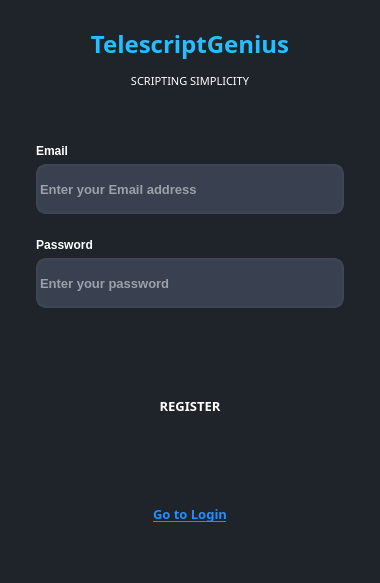
<?xml version="1.0" encoding="UTF-8"?>
<ui version="4.0">
 <class>RegScreen</class>
 <widget class="QMainWindow" name="RegScreen">
  <property name="geometry">
   <rect>
    <x>0</x>
    <y>0</y>
    <width>380</width>
    <height>583</height>
   </rect>
  </property>
  <property name="windowTitle">
   <string>MainWindow</string>
  </property>
  <property name="styleSheet">
   <string notr="true">*{
    border:none;
    background-color:transparent;
    background:transparent;
    padding:0;
    margin:0;
    color:#fff;
}
#centralwidget{
    background-color:#1f232a;
}</string>
  </property>
  <widget class="QWidget" name="centralwidget">
   <layout class="QVBoxLayout" name="verticalLayout_3">
    <item>
     <widget class="QWidget" name="widget" native="true">
      <layout class="QVBoxLayout" name="verticalLayout">
       <item>
        <widget class="QFrame" name="frame_3">
         <property name="frameShape">
          <enum>QFrame::StyledPanel</enum>
         </property>
         <property name="frameShadow">
          <enum>QFrame::Raised</enum>
         </property>
         <layout class="QVBoxLayout" name="verticalLayout_4">
          <item alignment="Qt::AlignTop">
           <widget class="QLabel" name="label_4">
            <property name="sizePolicy">
             <sizepolicy hsizetype="Preferred" vsizetype="Minimum">
              <horstretch>0</horstretch>
              <verstretch>0</verstretch>
             </sizepolicy>
            </property>
            <property name="minimumSize">
             <size>
              <width>0</width>
              <height>50</height>
             </size>
            </property>
            <property name="font">
             <font>
              <family>Segoe Print</family>
              <pointsize>12</pointsize>
              <weight>75</weight>
              <bold>true</bold>
             </font>
            </property>
            <property name="styleSheet">
             <string notr="true"/>
            </property>
            <property name="text">
             <string>&lt;!DOCTYPE HTML PUBLIC &quot;-//W3C//DTD HTML 4.0//EN&quot; &quot;http://www.w3.org/TR/REC-html40/strict.dtd&quot;&gt;
&lt;html&gt;&lt;head&gt;&lt;meta name=&quot;qrichtext&quot; content=&quot;1&quot; /&gt;&lt;style type=&quot;text/css&quot;&gt;
p, li { white-space: pre-wrap; }
&lt;/style&gt;&lt;/head&gt;&lt;body style=&quot; font-family:'MS Shell Dlg 2'; font-size:8pt; font-weight:400; font-style:normal;&quot;&gt;
&lt;p align=&quot;center&quot; style=&quot; margin-top:12px; margin-bottom:12px; margin-left:0px; margin-right:0px; -qt-block-indent:0; text-indent:0px;&quot;&gt;&lt;span style=&quot; font-size:18pt; font-weight:600; color:#25bfff;&quot;&gt;TelescriptGenius&lt;/span&gt;&lt;/p&gt;
&lt;p align=&quot;center&quot; style=&quot; margin-top:12px; margin-bottom:12px; margin-left:0px; margin-right:0px; -qt-block-indent:0; text-indent:0px;&quot;&gt;SCRIPTING SIMPLICITY&lt;/p&gt;&lt;/body&gt;&lt;/html&gt;</string>
            </property>
           </widget>
          </item>
         </layout>
        </widget>
       </item>
       <item>
        <widget class="QFrame" name="frame">
         <property name="frameShape">
          <enum>QFrame::StyledPanel</enum>
         </property>
         <property name="frameShadow">
          <enum>QFrame::Raised</enum>
         </property>
         <layout class="QVBoxLayout" name="verticalLayout_2">
          <item>
           <widget class="QFrame" name="frame_4">
            <property name="frameShape">
             <enum>QFrame::StyledPanel</enum>
            </property>
            <property name="frameShadow">
             <enum>QFrame::Raised</enum>
            </property>
            <layout class="QVBoxLayout" name="verticalLayout_5">
             <item>
              <widget class="QLabel" name="label">
               <property name="sizePolicy">
                <sizepolicy hsizetype="Fixed" vsizetype="Fixed">
                 <horstretch>0</horstretch>
                 <verstretch>0</verstretch>
                </sizepolicy>
               </property>
               <property name="minimumSize">
                <size>
                 <width>10</width>
                 <height>10</height>
                </size>
               </property>
               <property name="font">
                <font>
                 <weight>75</weight>
                 <bold>true</bold>
                </font>
               </property>
               <property name="styleSheet">
                <string notr="true"/>
               </property>
               <property name="text">
                <string>Email</string>
               </property>
               <property name="alignment">
                <set>Qt::AlignCenter</set>
               </property>
              </widget>
             </item>
             <item>
              <widget class="QLineEdit" name="emailInput">
               <property name="sizePolicy">
                <sizepolicy hsizetype="Minimum" vsizetype="Minimum">
                 <horstretch>0</horstretch>
                 <verstretch>0</verstretch>
                </sizepolicy>
               </property>
               <property name="minimumSize">
                <size>
                 <width>0</width>
                 <height>50</height>
                </size>
               </property>
               <property name="font">
                <font>
                 <pointsize>10</pointsize>
                 <weight>75</weight>
                 <bold>true</bold>
                </font>
               </property>
               <property name="styleSheet">
                <string notr="true">background-color: rgb(57, 65, 80);
border: 2px solid rgb(61, 70, 86);
border-radius:10px;</string>
               </property>
               <property name="placeholderText">
                <string>Enter your Email address</string>
               </property>
              </widget>
             </item>
            </layout>
           </widget>
          </item>
          <item>
           <widget class="QFrame" name="frame_5">
            <property name="frameShape">
             <enum>QFrame::StyledPanel</enum>
            </property>
            <property name="frameShadow">
             <enum>QFrame::Raised</enum>
            </property>
            <layout class="QVBoxLayout" name="verticalLayout_6">
             <item>
              <widget class="QLabel" name="label_2">
               <property name="sizePolicy">
                <sizepolicy hsizetype="Fixed" vsizetype="Fixed">
                 <horstretch>0</horstretch>
                 <verstretch>0</verstretch>
                </sizepolicy>
               </property>
               <property name="minimumSize">
                <size>
                 <width>0</width>
                 <height>10</height>
                </size>
               </property>
               <property name="font">
                <font>
                 <weight>75</weight>
                 <bold>true</bold>
                </font>
               </property>
               <property name="styleSheet">
                <string notr="true"/>
               </property>
               <property name="text">
                <string>Password</string>
               </property>
               <property name="alignment">
                <set>Qt::AlignCenter</set>
               </property>
              </widget>
             </item>
             <item>
              <widget class="QLineEdit" name="passwordInput">
               <property name="sizePolicy">
                <sizepolicy hsizetype="Minimum" vsizetype="Minimum">
                 <horstretch>0</horstretch>
                 <verstretch>0</verstretch>
                </sizepolicy>
               </property>
               <property name="minimumSize">
                <size>
                 <width>0</width>
                 <height>50</height>
                </size>
               </property>
               <property name="font">
                <font>
                 <pointsize>10</pointsize>
                 <weight>75</weight>
                 <bold>true</bold>
                </font>
               </property>
               <property name="styleSheet">
                <string notr="true">background-color: rgb(57, 65, 80);
border: 2px solid rgb(61, 70, 86);
border-radius:10px;</string>
               </property>
               <property name="echoMode">
                <enum>QLineEdit::Password</enum>
               </property>
               <property name="placeholderText">
                <string>Enter your password</string>
               </property>
              </widget>
             </item>
            </layout>
           </widget>
          </item>
          <item>
           <widget class="QFrame" name="frame_6">
            <property name="frameShape">
             <enum>QFrame::StyledPanel</enum>
            </property>
            <property name="frameShadow">
             <enum>QFrame::Raised</enum>
            </property>
            <layout class="QHBoxLayout" name="horizontalLayout_4"/>
           </widget>
          </item>
         </layout>
        </widget>
       </item>
       <item>
        <widget class="QFrame" name="frame_2">
         <property name="frameShape">
          <enum>QFrame::StyledPanel</enum>
         </property>
         <property name="frameShadow">
          <enum>QFrame::Raised</enum>
         </property>
         <layout class="QHBoxLayout" name="horizontalLayout">
          <item>
           <widget class="QPushButton" name="regBtn">
            <property name="sizePolicy">
             <sizepolicy hsizetype="Fixed" vsizetype="Fixed">
              <horstretch>0</horstretch>
              <verstretch>0</verstretch>
             </sizepolicy>
            </property>
            <property name="minimumSize">
             <size>
              <width>200</width>
              <height>70</height>
             </size>
            </property>
            <property name="font">
             <font>
              <family>Segoe UI Black</family>
              <pointsize>10</pointsize>
              <weight>75</weight>
              <bold>true</bold>
             </font>
            </property>
            <property name="text">
             <string>REGISTER</string>
            </property>
           </widget>
          </item>
         </layout>
        </widget>
       </item>
       <item>
        <widget class="QFrame" name="frame_7">
         <property name="frameShape">
          <enum>QFrame::StyledPanel</enum>
         </property>
         <property name="frameShadow">
          <enum>QFrame::Raised</enum>
         </property>
         <layout class="QHBoxLayout" name="horizontalLayout_5">
          <item>
           <widget class="QPushButton" name="logNowBtn">
            <property name="sizePolicy">
             <sizepolicy hsizetype="Fixed" vsizetype="Fixed">
              <horstretch>0</horstretch>
              <verstretch>0</verstretch>
             </sizepolicy>
            </property>
            <property name="minimumSize">
             <size>
              <width>200</width>
              <height>70</height>
             </size>
            </property>
            <property name="font">
             <font>
              <family>Segoe UI Black</family>
              <pointsize>-1</pointsize>
              <weight>75</weight>
              <bold>true</bold>
              <underline>true</underline>
             </font>
            </property>
            <property name="styleSheet">
             <string notr="true">QPushButton {
    background: transparent;
    color: #1E90FF;
    border: none;
    text-decoration: underline;
    font-size: 13px;
}
QPushButton:hover {
    color: #00BFFF;
}
</string>
            </property>
            <property name="text">
             <string>Go to Login</string>
            </property>
           </widget>
          </item>
         </layout>
        </widget>
       </item>
      </layout>
     </widget>
    </item>
   </layout>
  </widget>
 </widget>
 <resources/>
 <connections/>
</ui>
